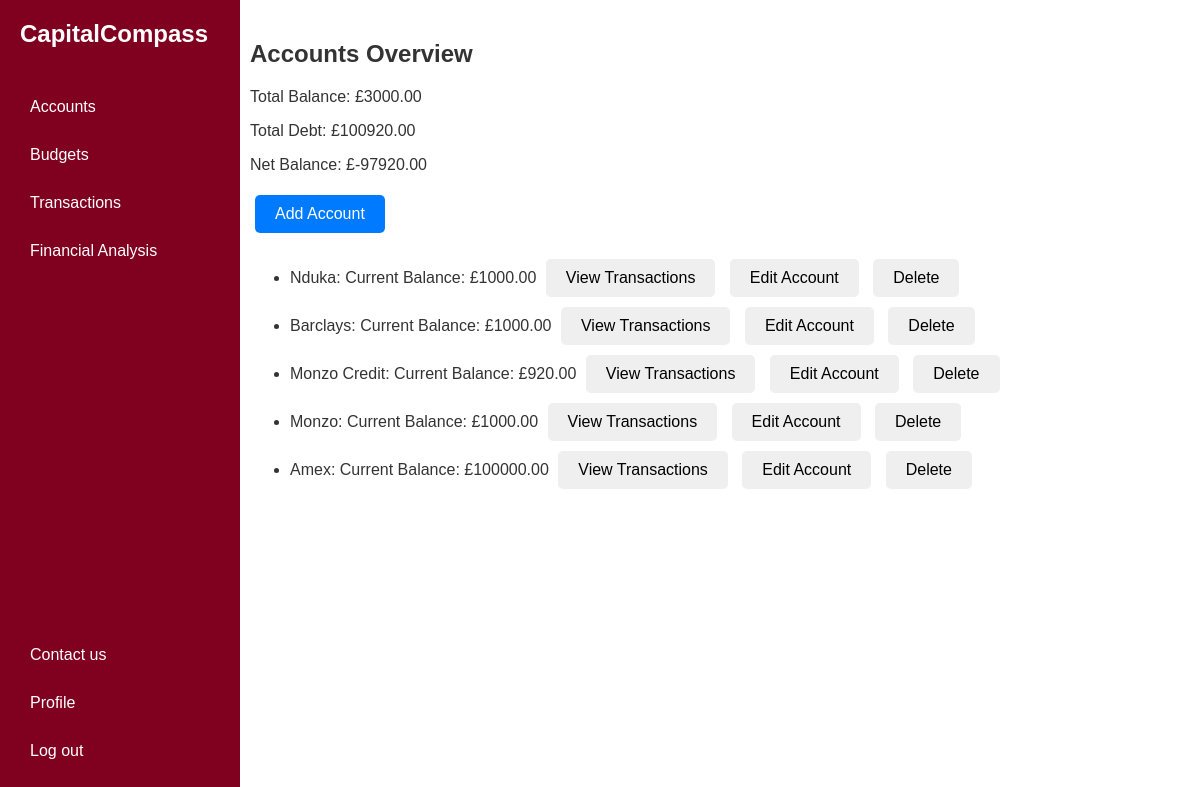
/accounts/ (signed in), run on an earlier commit of the app's database.
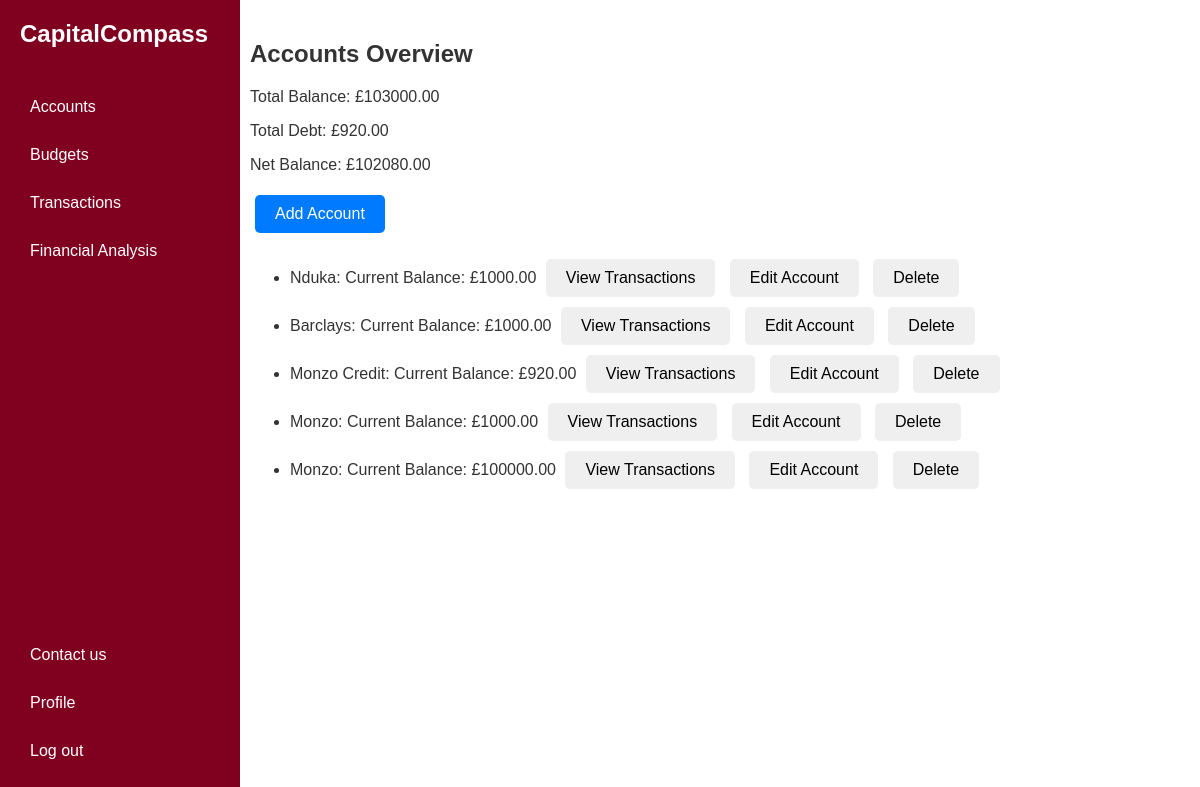
And on a later commit of the database.
### financeapp/models.py (models this page shows, shortened)
class Account(models.Model):
    ACCOUNT_TYPES = [
       ('CHECKING', 'checking'),
       ('SAVINGS', 'savings'),
       ('CREDIT', 'credit'),
       ('CASH', 'cash'),
    ]
    user = models.ForeignKey(User, on_delete=models.CASCADE, related_name='accounts')
    account_name = models.CharField(max_length=100)
    account_type = models.CharField(max_length=20, choices=ACCOUNT_TYPES)
    balance = models.DecimalField(max_digits=15, decimal_places=2)
    created_at = models.DateTimeField(auto_now_add=True)
    updated_at = models.DateTimeField(auto_now=True)

### financeapp/views.py (the view)
# urls.py: path('accounts/', views.account_list, name='accounts'),
@login_required
def account_list(request):
    accounts = request.user.accounts.all()
    total_balance = 0
    for account in accounts:
        if account.account_type != 'CREDIT':
            total_balance += account.balance
    total_debt = 0
    for account in accounts:
        if account.account_type == 'CREDIT':
            total_debt += account.balance
    net_balance = total_balance - total_debt
    context ={
        'accounts': accounts,
        'total_balance': total_balance,
        'total_debt': total_debt,
        'net_balance': net_balance,
    }
    return render(request, 'financeapp/accounts.html', context)

### templates/financeapp/accounts.html (shortened to what this page needs)
{% extends 'financeapp/loggedin_base.html' %}
{% load static %}
{% block body_block %}
<main>
    <section class="accounts-overview">
        <h1>Accounts Overview</h1>
        <div id="summary">
            <p>Total Balance: £<span id="total-balance">{{ total_balance }}</span></p>
            <p>Total Debt: £<span id="total-debt">{{ total_debt }}</span></p>
            <p>Net Balance: £<span id="net-balance">{{ net_balance }}</span></p>
        </div>
        <button class="btn btn-primary" onclick="location.href='{% url 'financeapp:add_account' %}'"> Add Account </button>
        <ul>
            {% for account in accounts %}
                <li>
                  {{ account.account_name }}: Current Balance: £{{ account.balance }}
                  <button class="btn btn-info" onclick="location.href">View Transactions</button>
                  <button class="btn btn-warning" onclick="location.href='{% url 'financeapp:edit_account' account.id %}'">Edit Account</button>
                  <button class="btn btn-danger" onclick="location.href='{% url 'financeapp:delete_account' account.id %}'">Delete</button>
                </li>
            {% endfor %}
        </ul>
    </section>
</main>
{% endblock %}

What changed in the data, as far as the page shows it:
removed Account: account_name "Amex", balance "100000.00"
added Account: account_name "Monzo", balance "100000.00"
Also different on the page:
{{ total_balance }}: "3000.00" → "103000.00"
{{ total_debt }}: "100920.00" → "920.00"
{{ net_balance }}: "-97920.00" → "102080.00"
